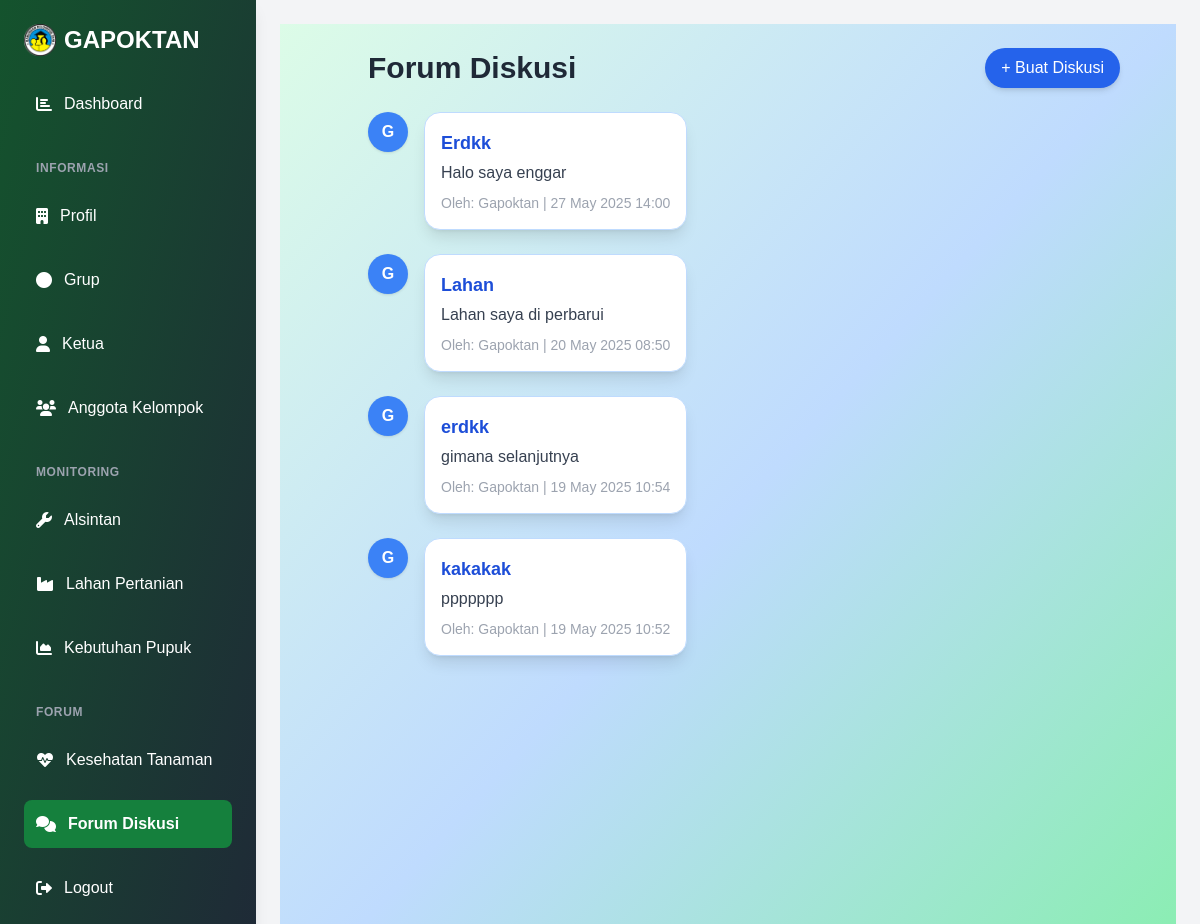
The app's page /forum/ with its own data.
### administrator/models.py (models this page shows, shortened)
class ForumDiskusi(models.Model):
    user = models.ForeignKey(User, on_delete=models.CASCADE, related_name='forum_diskusi')
    judul = models.CharField(max_length=200)
    isi = models.TextField()
    tanggal = models.DateTimeField(auto_now_add=True)
    class Meta:
        verbose_name_plural = "Forum Diskusi"

### petani/views.py (the view)
# urls.py: path('forum/', views.daftar_forum, name='daftar_forum'),
def daftar_forum(request):
    forum_list = ForumDiskusi.objects.all().order_by('-tanggal')
    context = {
        'forum_list': forum_list,
        "menu": "forum",
    }
    return render(request, 'daftar_forum.html', context)

### petani/templates/daftar_forum.html (shortened to what this page needs)
{% extends 'base.html' %}
{% load static %}
{% block content %}
<div class="flex-1 p-6 bg-gradient-to-br from-green-100 via-blue-200 to-green-300 min-h-screen"
     x-data="{ step: 1, openIndex: null }">
    <div class="ml-6 md:ml-16 mr-4">
        <div class="flex justify-between items-center mb-6 pr-4">
            <h1 class="text-3xl font-bold text-gray-800">Forum Diskusi</h1>
            <a href="{% url 'buat_forum' %}" class="bg-blue-600 hover:bg-blue-700 text-white px-4 py-2 rounded-full shadow-md transition hover:scale-105">+ Buat Diskusi</a>
        </div>
        {% for forum in forum_list %}
        <div class="flex items-start mb-6 animate-slide-up">
            <div class="flex-shrink-0">
                <div class="w-10 h-10 bg-blue-500 text-white rounded-full flex items-center justify-center font-bold shadow">
                    {{ forum.user.username|first|upper }}
                </div>
            </div>
            <div class="ml-4 max-w-[80%]">
                <div class="bg-white p-4 rounded-2xl shadow-lg border border-blue-200 relative group transition-all hover:shadow-blue-300">
                    <a href="{% url 'detail_forum' forum.id %}" class="text-blue-700 font-semibold text-lg hover:underline">
                        {{ forum.judul }}
                    </a>
                    <p class="text-gray-700 mt-1">{{ forum.isi|truncatewords:20 }}</p>
                    <div class="text-sm text-gray-400 mt-2">
                        Oleh: <span class="font-medium">{{ forum.user.username }}</span> |
                        {{ forum.tanggal|date:"d M Y H:i" }}
                    </div>
                </div>
            </div>
        </div>
        {% empty %}
        <p class="text-gray-500 text-lg mt-10">Belum ada diskusi yang dibuat.</p>
        {% endfor %}
    </div>
</div>
{% endblock %}

### petani/templates/daftar_forum.html (style rules this page uses)
.animate-slide-up { animation: slide-up 0.6s ease-out both; }

### records on screen
ForumDiskusi: user.username|first "G", judul "Erdkk", isi "Halo saya enggar", user.username "Gapoktan", tanggal "27 May 2025 14:00"
ForumDiskusi: user.username|first "G", judul "Lahan", isi "Lahan saya di perbarui", user.username "Gapoktan", tanggal "20 May 2025 08:50"
ForumDiskusi: user.username|first "G", judul "erdkk", isi "gimana selanjutnya", user.username "Gapoktan", tanggal "19 May 2025 10:54"
ForumDiskusi: user.username|first "G", judul "kakakak", isi "ppppppp", user.username "Gapoktan", tanggal "19 May 2025 10:52"
